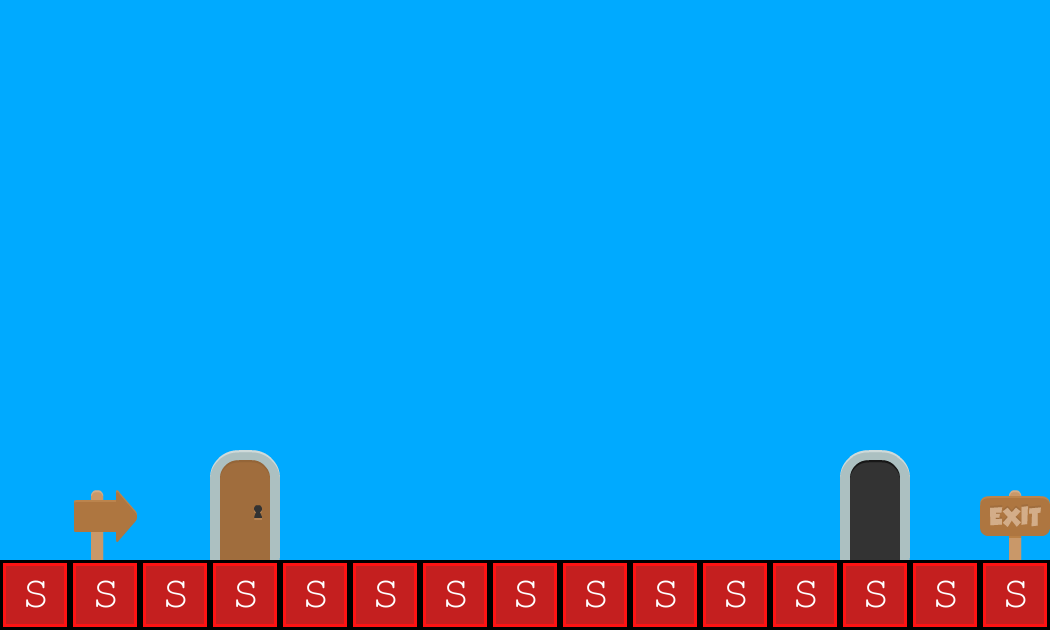

Below is a game level as drawn by its tile map, then a one-line description and the .tmx that defines it (tile-layer data replaced by summaries):
An orthogonal 15x9 tile map with 70x70 px tiles, 2 tile layers (Background, collision), 2 tilesets.

<map version="1.0" orientation="orthogonal" width="15" height="9" tilewidth="70" tileheight="70" backgroundcolor="#00aaff">
 <tileset firstgid="1" name="background-tiles" tilewidth="70" tileheight="70">
  <image source="../img/background-tiles.png" width="910" height="910" />
 </tileset>
 <tileset firstgid="170" name="solid-tile" tilewidth="70" tileheight="70">
  <image source="../img/solid-tile.png" width="70" height="70" />
  <tile id="0">
   <properties>
    <property name="type" value="solid" />
   </properties>
  </tile>
 </tileset>
 <layer name="Background" width="15" height="9">
  <data>[135 cells, 21 non-empty, 7 distinct tile ids]</data>
 </layer>
 <layer name="collision" width="15" height="9">
  <data>[135 cells, 15 non-empty, 1 distinct tile ids]</data>
 </layer>
</map>
